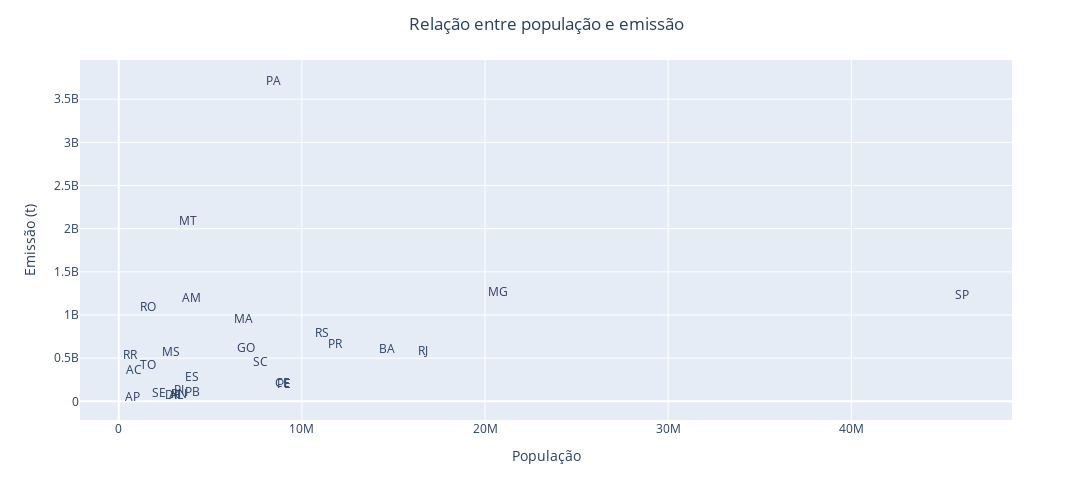

Here is the notebook cell this chart was saved with:
### Code cell
# visualizando a relação entre emissão e população de forma interativa
fig = px.scatter(data_frame = dados_agrupados, x = 'populacao', y = 'Emissão', 
                 text = 'Estado', opacity = 0)

fig.update_layout(title = {'text': 'Relação entre população e emissão', 'x': 0.5},
                  xaxis_title = 'População',
                  yaxis_title = 'Emissão (t)',
                  width = 1100, height = 500)
fig.show()

### Figure 1 — Plotly figure (JSON) as saved in the notebook; plotly's stock layout.template omitted (floating-point values rounded to 4 significant figures)
{"data": [{"hovertemplate": "populacao=%{x}<br>Emissão=%{y}<br>Estado=%{text}<extra></extra>", "legendgroup": "", "marker": {"color": "#636efa", "opacity": 0, "symbol": "circle"}, "mode": "markers+text", "name": "", "orientation": "v", "showlegend": false, "text": ["RR", "RO", "MT", "PA", "AC", "AM", "TO", "MS", "MA", "GO", "RS", "ES", "MG", "SC", "PR", "AP", "BA", "SE", "PI", "RJ", "SP", "PB", "CE", "RN", "PE", "AL", "DF"], "type": "scatter", "x": [634805, 1616379, 3784239, 8442962, 829780, 3952262, 1584306, 2833742, 6800605, 6950976, 11088065, 3975100, 20732660, 7762154, 11835379, 774268, 14659023, 2211868, 3270174, 16615526, 46024937, 4030961, 8936431, 3303953, 9051113, 3125254, 2923369], "xaxis": "x", "y": [528200000.0, 1084000000.0, 2082000000.0, 3702000000.0, 350500000.0, 1190000000.0, 408200000.0, 555100000.0, 947600000.0, 600800000.0, 781500000.0, 269800000.0, 1251000000.0, 448400000.0, 656800000.0, 35680000.0, 593200000.0, 81190000.0, 114700000.0, 576700000.0, 1223000000.0, 95330000.0, 203500000.0, 72240000.0, 183600000.0, 62610000.0, 56690000.0], "yaxis": "y"}], "layout": {"height": 500, "legend": {"tracegroupgap": 0}, "margin": {"t": 60}, "title": {"text": "Relação entre população e emissão", "x": 0.5}, "width": 1100, "xaxis": {"anchor": "y", "autorange": true, "domain": [0, 1], "range": [-2112000.0, 48770000.0], "title": {"text": "População"}, "type": "linear"}, "yaxis": {"anchor": "x", "autorange": true, "domain": [0, 1], "range": [-216200000.0, 3954000000.0], "title": {"text": "Emissão (t)"}, "type": "linear"}}}
